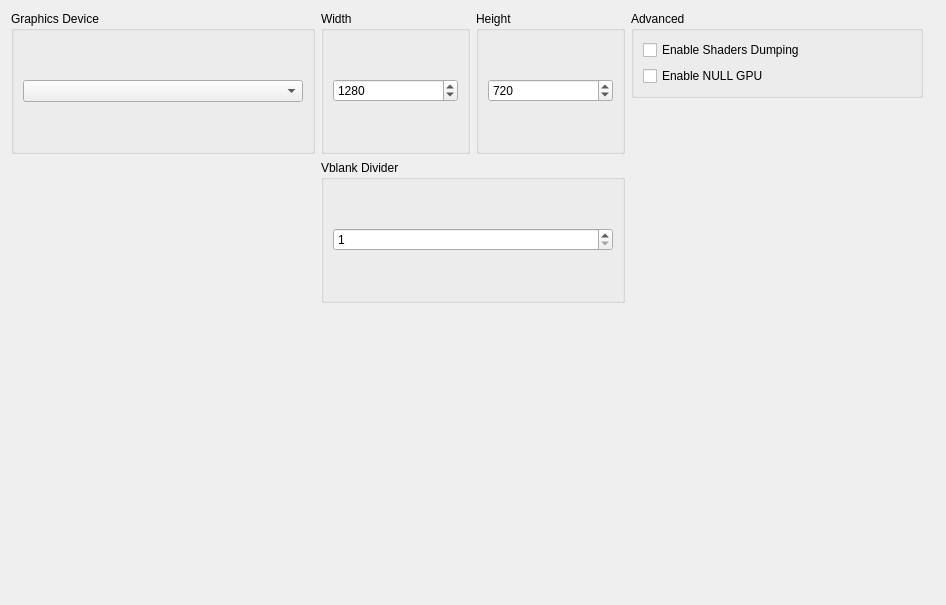
      <widget class="QWidget" name="graphicsTabLayout">
       <property name="geometry">
        <rect>
         <x>0</x>
         <y>0</y>
         <width>946</width>
         <height>605</height>
        </rect>
       </property>
       <layout class="QVBoxLayout" name="graphicsTabVLayout" stretch="0,0">
        <item>
         <layout class="QHBoxLayout" name="graphicsTabHLayout" stretch="1,1,1">
          <item>
           <layout class="QVBoxLayout" name="graphicsTabLayoutLeft">
            <item>
             <widget class="QGroupBox" name="graphicsAdapterGroupBox">
              <property name="title">
               <string>Graphics Device</string>
              </property>
              <layout class="QVBoxLayout" name="graphicsAdapterLayout">
               <item>
                <widget class="QComboBox" name="graphicsAdapterBox"/>
               </item>
              </layout>
             </widget>
            </item>
            <item>
             <widget class="QWidget" name="widgetgraphicsBottom" native="true">
              <layout class="QHBoxLayout" name="widgetgraphicsBottomHLayout">
               <property name="leftMargin">
                <number>0</number>
               </property>
               <property name="topMargin">
                <number>0</number>
               </property>
               <property name="rightMargin">
                <number>0</number>
               </property>
               <property name="bottomMargin">
                <number>0</number>
               </property>
              </layout>
             </widget>
            </item>
           </layout>
          </item>
          <item>
           <layout class="QVBoxLayout" name="graphicsTabLayoutMiddle">
            <item>
             <layout class="QVBoxLayout" name="layoutResolution">
              <property name="spacing">
               <number>6</number>
              </property>
              <property name="leftMargin">
               <number>0</number>
              </property>
              <item>
               <layout class="QHBoxLayout" name="resolutionLayout">
                <item>
                 <widget class="QGroupBox" name="widthGroupBox">
                  <property name="title">
                   <string>Width</string>
                  </property>
                  <layout class="QVBoxLayout" name="widthLayout">
                   <item>
                    <widget class="QSpinBox" name="widthSpinBox">
                     <property name="accelerated">
                      <bool>true</bool>
                     </property>
                     <property name="correctionMode">
                      <enum>QAbstractSpinBox::CorrectionMode::CorrectToNearestValue</enum>
                     </property>
                     <property name="keyboardTracking">
                      <bool>false</bool>
                     </property>
                     <property name="minimum">
                      <number>0</number>
                     </property>
                     <property name="maximum">
                      <number>9999</number>
                     </property>
                     <property name="value">
                      <number>1280</number>
                     </property>
                    </widget>
                   </item>
                  </layout>
                 </widget>
                </item>
                <item>
                 <widget class="QGroupBox" name="heightGroupBox">
                  <property name="title">
                   <string>Height</string>
                  </property>
                  <layout class="QVBoxLayout" name="heightLayout">
                   <item>
                    <widget class="QSpinBox" name="heightSpinBox">
                     <property name="frame">
                      <bool>true</bool>
                     </property>
                     <property name="accelerated">
                      <bool>true</bool>
                     </property>
                     <property name="correctionMode">
                      <enum>QAbstractSpinBox::CorrectionMode::CorrectToNearestValue</enum>
                     </property>
                     <property name="keyboardTracking">
                      <bool>false</bool>
                     </property>
                     <property name="minimum">
                      <number>0</number>
                     </property>
                     <property name="maximum">
                      <number>9999</number>
                     </property>
                     <property name="value">
                      <number>720</number>
                     </property>
                    </widget>
                   </item>
                  </layout>
                 </widget>
                </item>
               </layout>
              </item>
             </layout>
            </item>
            <item>
             <layout class="QVBoxLayout" name="vLayoutVblank">
              <property name="spacing">
               <number>6</number>
              </property>
              <property name="leftMargin">
               <number>0</number>
              </property>
              <item>
               <layout class="QHBoxLayout" name="hLayoutVblank">
                <item>
                 <widget class="QGroupBox" name="heightDivider">
                  <property name="title">
                   <string>Vblank Divider</string>
                  </property>
                  <layout class="QVBoxLayout" name="vblankLayout">
                   <item>
                    <widget class="QSpinBox" name="vblankSpinBox">
                     <property name="frame">
                      <bool>true</bool>
                     </property>
                     <property name="accelerated">
                      <bool>true</bool>
                     </property>
                     <property name="correctionMode">
                      <enum>QAbstractSpinBox::CorrectionMode::CorrectToNearestValue</enum>
                     </property>
                     <property name="keyboardTracking">
                      <bool>false</bool>
                     </property>
                     <property name="minimum">
                      <number>1</number>
                     </property>
                     <property name="maximum">
                      <number>9999</number>
                     </property>
                     <property name="value">
                      <number>1</number>
                     </property>
                    </widget>
                   </item>
                  </layout>
                 </widget>
                </item>
               </layout>
              </item>
             </layout>
            </item>
           </layout>
          </item>
          <item>
           <layout class="QVBoxLayout" name="graphicsTabLayoutRight">
            <property name="rightMargin">
             <number>12</number>
            </property>
            <property name="bottomMargin">
             <number>12</number>
            </property>
            <item>
             <widget class="QGroupBox" name="additionalSettingsGroupBox">
              <property name="enabled">
               <bool>true</bool>
              </property>
              <property name="title">
               <string>Advanced</string>
              </property>
              <property name="alignment">
               <set>Qt::AlignmentFlag::AlignLeading|Qt::AlignmentFlag::AlignLeft|Qt::AlignmentFlag::AlignTop</set>
              </property>
              <layout class="QVBoxLayout" name="additionalSettingsLayout">
               <item>
                <widget class="QCheckBox" name="dumpShadersCheckBox">
                 <property name="text">
                  <string>Enable Shaders Dumping</string>
                 </property>
                </widget>
               </item>
               <item>
                <widget class="QCheckBox" name="nullGpuCheckBox">
                 <property name="text">
                  <string>Enable NULL GPU</string>
                 </property>
                </widget>
               </item>
              </layout>
             </widget>
            </item>
            <item>
             <spacer name="AdvancedSpacer">
              <property name="orientation">
               <enum>Qt::Orientation::Vertical</enum>
              </property>
              <property name="sizeHint" stdset="0">
               <size>
                <width>20</width>
                <height>40</height>
               </size>
              </property>
             </spacer>
            </item>
           </layout>
          </item>
         </layout>
        </item>
        <item>
         <spacer name="graphicSpacer">
          <property name="orientation">
           <enum>Qt::Orientation::Vertical</enum>
          </property>
          <property name="sizeHint" stdset="0">
           <size>
            <width>20</width>
            <height>40</height>
           </size>
          </property>
         </spacer>
        </item>
       </layout>
      </widget>
